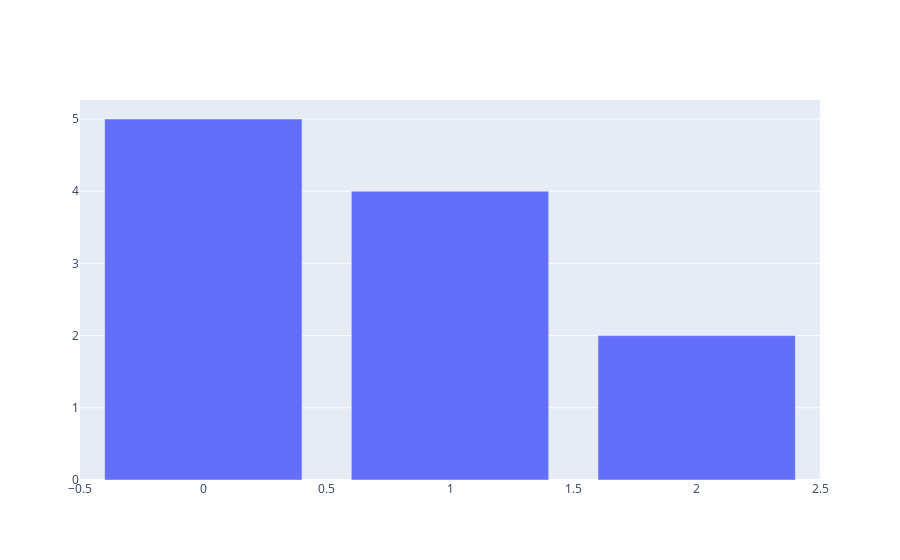

Write notebook code for a chart like this one.
### Code cell
fig = go.Figure(data=go.Bar(y=[5, 4, 2]))
fig.show()

### Figure 1 — Plotly figure (JSON) as saved in the notebook; plotly's stock layout.template omitted (floating-point values rounded to 4 significant figures)
{"data": [{"type": "bar", "y": [5, 4, 2]}], "layout": {}}
